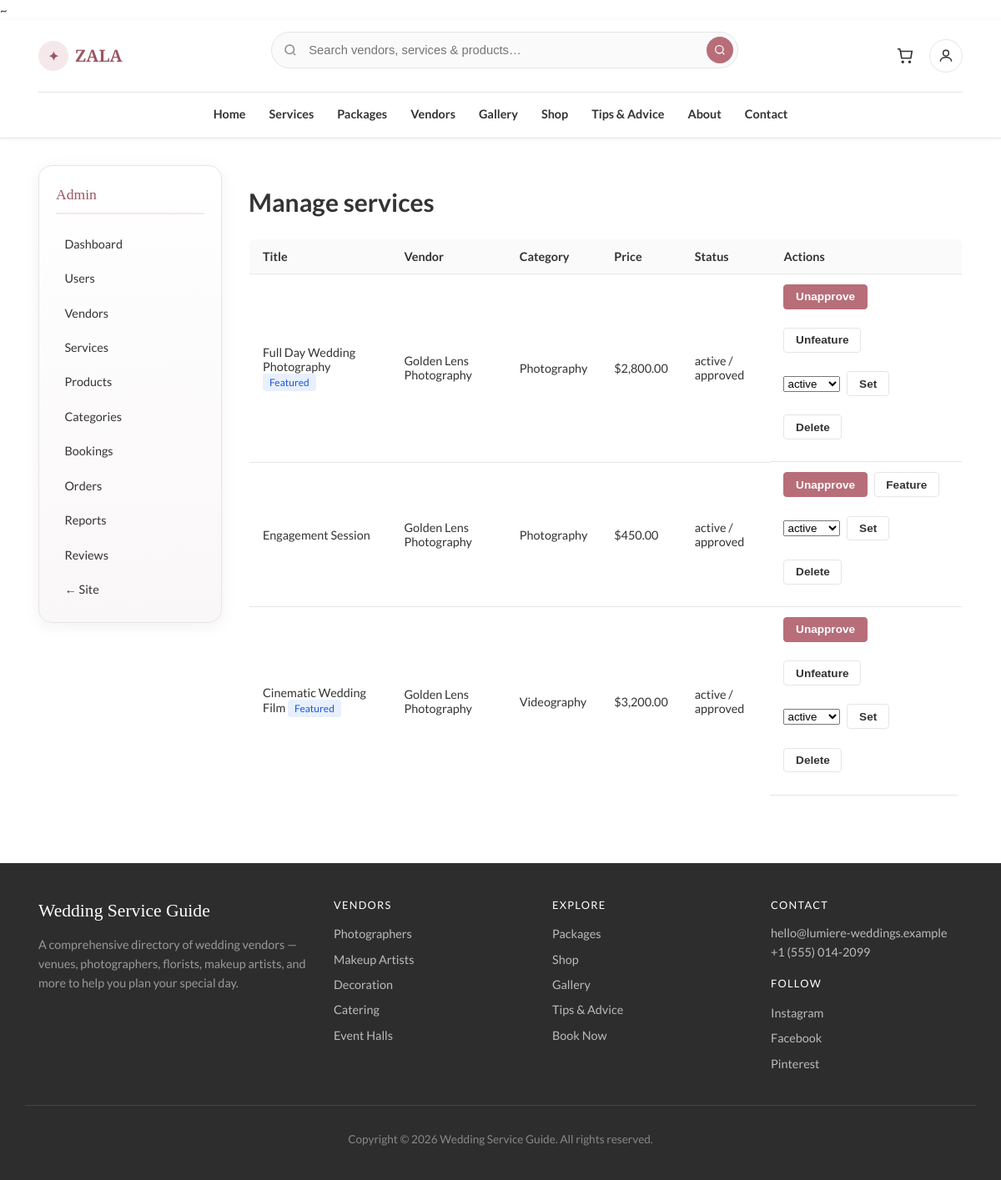
Screenshot of /admin/services.php (signed in) with the database file from the repository.
### tables this page shows
CREATE TABLE services (
    id INT UNSIGNED AUTO_INCREMENT PRIMARY KEY,
    vendor_id INT UNSIGNED NOT NULL,
    category_id INT UNSIGNED NOT NULL,
    title VARCHAR(200) NOT NULL,
    slug VARCHAR(220) NOT NULL UNIQUE,
    description TEXT,
    price DECIMAL(12,2) NOT NULL DEFAULT 0,
    duration_hours INT UNSIGNED DEFAULT NULL,
    location VARCHAR(120) DEFAULT NULL,
    image VARCHAR(255) DEFAULT NULL,
    available_dates TEXT,
    package_details TEXT,
    portfolio_images TEXT,
    is_featured TINYINT(1) NOT NULL DEFAULT 0,
    is_approved TINYINT(1) NOT NULL DEFAULT 0,
    status ENUM('draft', 'active', 'inactive') NOT NULL DEFAULT 'draft',
    created_at TIMESTAMP DEFAULT CURRENT_TIMESTAMP,
    FOREIGN KEY (vendor_id) REFERENCES vendors(id) ON DELETE CASCADE,
    FOREIGN KEY (category_id) REFERENCES service_categories(id),
    INDEX idx_services_category (category_id),
    INDEX idx_services_vendor (vendor_id)
);

CREATE TABLE vendors (
    id INT UNSIGNED AUTO_INCREMENT PRIMARY KEY,
    user_id INT UNSIGNED NOT NULL UNIQUE,
    business_name VARCHAR(150) NOT NULL,
    slug VARCHAR(160) NOT NULL UNIQUE,
    description TEXT,
    location VARCHAR(120) DEFAULT NULL,
    phone VARCHAR(30) DEFAULT NULL,
    website VARCHAR(255) DEFAULT NULL,
    logo VARCHAR(255) DEFAULT NULL,
    rating_avg DECIMAL(3,2) NOT NULL DEFAULT 0,
    rating_count INT UNSIGNED NOT NULL DEFAULT 0,
    is_approved TINYINT(1) NOT NULL DEFAULT 0,
    created_at TIMESTAMP DEFAULT CURRENT_TIMESTAMP,
    FOREIGN KEY (user_id) REFERENCES users(id) ON DELETE CASCADE
);

CREATE TABLE service_categories (
    id INT UNSIGNED AUTO_INCREMENT PRIMARY KEY,
    name VARCHAR(100) NOT NULL,
    slug VARCHAR(120) NOT NULL UNIQUE,
    icon VARCHAR(50) DEFAULT NULL,
    sort_order INT NOT NULL DEFAULT 0
);

### includes/db.php (called while the page is built, shortened)
~<?php
function db(): PDO
{
    static $pdo = null;
    if ($pdo instanceof PDO) {
        return $pdo;
    }
    $config = require dirname(__DIR__) . '/config.php';
    $db = $config['database'];
    $dsn = sprintf(
        'mysql:host=%s;port=%d;dbname=%s;charset=utf8mb4',
        $db['host'],
        (int) $db['port'],
        $db['name']
    );
    $pdo = new PDO($dsn, $db['user'], $db['pass'], [
        PDO::ATTR_ERRMODE            => PDO::ERRMODE_EXCEPTION,
        PDO::ATTR_DEFAULT_FETCH_MODE => PDO::FETCH_ASSOC,
        PDO::ATTR_EMULATE_PREPARES   => false,
    ]);
    return $pdo;
}

### includes/functions.php (called while the page is built, shortened)
<?php
function e(?string $value): string
{
    return htmlspecialchars((string) $value, ENT_QUOTES, 'UTF-8');
}
function format_money(float|string $amount): string
{
    $config = require dirname(__DIR__) . '/config.php';
    $symbol = $config['currency_symbol'] ?? '$';
    return $symbol . number_format((float) $amount, 2);
}

### config.php (called while the page is built)
<?php
return [
    'site_name'        => 'Wedding Service Guide',
    'tagline'          => 'Your complete wedding planning directory',
    'hero_title'       => 'Find the perfect vendors for your wedding',
    'hero_subtitle'    => 'Venues, photographers, makeup artists, catering, dresses, and more — all in one place.',
    'phone'            => '+1 (555) 014-2099',
    'email'            => 'hello@lumiere-weddings.example',
    'address'          => '128 Garden Lane, Bloom City',
    'currency_symbol'  => '$',
    'database'         => [
        'host' => '127.0.0.1',
        'port' => 3306,
        'name' => 'wedding_service',
        'user' => 'root',
        'pass' => '',
    ],
    'social' => [
        'instagram' => 'https://instagram.com/',
        'facebook'  => 'https://facebook.com/',
        'pinterest' => 'https://pinterest.com/',
    ],
];

### admin/services.php (the view, shortened to what this page needs)
<?php
$config = require dirname(__DIR__) . '/config.php';
require_once dirname(__DIR__) . '/includes/db.php';
require_once dirname(__DIR__) . '/includes/functions.php';
$services = db()->query(
    'SELECT s.*, v.business_name, c.name AS category_name FROM services s
     JOIN vendors v ON v.id = s.vendor_id JOIN service_categories c ON c.id = s.category_id
     ORDER BY s.created_at DESC'
)->fetchAll();
require dirname(__DIR__) . '/includes/admin_header.php';
?>
    <h1>Manage services</h1>
    <table class="data-table">
        <thead>
            <tr>
                <th>Title</th>
                <th>Vendor</th>
                <th>Category</th>
                <th>Price</th>
                <th>Status</th>
                <th>Actions</th>
            </tr>
        </thead>
        <tbody>
        <?php foreach ($services as $s) : ?>
            <tr>
                <td><?= e($s['title']) ?><?= $s['is_featured'] ? ' <span class="badge badge--info">Featured</span>' : '' ?></td>
                <td><?= e($s['business_name']) ?></td>
                <td><?= e($s['category_name']) ?></td>
                <td><?= format_money($s['price']) ?></td>
                <td><?= e($s['status']) ?> / <?= $s['is_approved'] ? 'approved' : 'pending' ?></td>
                <td class="table-actions">
                    <form method="post" class="inline-form">
                        <button type="submit" class="btn btn--primary btn--sm"><?= $s['is_approved'] ? 'Unapprove' : 'Approve' ?></button>
                    </form>
                    <form method="post" class="inline-form">
                        <button type="submit" class="btn btn--ghost btn--sm"><?= $s['is_featured'] ? 'Unfeature' : 'Feature' ?></button>
                    </form>
                    <form method="post" class="inline-form">
                        <select name="status">
                            <?php foreach (['active', 'draft', 'inactive'] as $st) : ?>
                                <option value="<?= e($st) ?>" <?= $s['status'] === $st ? 'selected' : '' ?>><?= e($st) ?></option>
                            <?php endforeach; ?>
                        </select>
                        <button type="submit" class="btn btn--ghost btn--sm">Set</button>
                    </form>
                    <form method="post" class="inline-form" onsubmit="return confirm('Delete service?');">
                        <button type="submit" class="btn btn--ghost btn--sm">Delete</button>
                    </form>
                </td>
            </tr>
        <?php endforeach; ?>
        </tbody>
    </table>
<?php require dirname(__DIR__) . '/includes/admin_footer.php'; ?>

### css/wedding.css (style rules this page uses)
:root { --white: #ffffff; --bg: #fafafa; --bg-alt: #f3f3f3; --text: #333333; --text-muted: #666666; --text-light: #888888; --rose: #b76e79; --rose-dark: #9a5560; --rose-light: #f5e8ea; --gold: #c4a35a; --border: #e5e5e5; --shadow: 0 2px 12px rgba(0, 0, 0, 0.08); --shadow-hover: 0 8px 24px rgba(0, 0, 0, 0.12); --radius: 4px; --radius-lg: 8px; --font-sans: "Lato", "Segoe UI", system-ui, sans-serif; --font-display: "Playfair Display", Georgia, serif; --shell: min(1140px, calc(100% - 2rem)); --header-h: 72px; }
*, *::before, *::after { box-sizing: border-box; }
html { scroll-behavior: smooth; }
body { margin: 0; font-family: var(--font-sans); font-size: 15px; line-height: 1.6; color: var(--text); background: var(--white); }
.btn { display: inline-flex; align-items: center; justify-content: center; padding: 0.6rem 1.25rem; font-size: 0.9rem; font-weight: 600; border-radius: var(--radius); border: 1px solid transparent; cursor: pointer; text-decoration: none !important; transition: background 0.2s, color 0.2s, border-color 0.2s; }
.btn--primary { background: var(--rose); color: #fff !important; border-color: var(--rose); }
.btn--ghost { background: var(--white); color: var(--text) !important; border-color: var(--border); }
.btn--sm { padding: 0.4rem 0.85rem; font-size: 0.85rem; }
.data-table { width: 100%; border-collapse: collapse; background: var(--white); border: 1px solid var(--border); border-radius: var(--radius-lg); overflow: hidden; font-size: 0.9rem; }
.data-table th, .data-table td { padding: 0.75rem 1rem; border-bottom: 1px solid var(--border); text-align: left; }
.data-table th { background: var(--bg); font-weight: 600; color: var(--text); }
.badge { display: inline-block; padding: 0.2rem 0.5rem; font-size: 0.75rem; background: var(--rose-light); color: var(--rose-dark); border-radius: var(--radius); }
.inline-form { display: inline-flex; gap: 0.5rem; align-items: center; flex-wrap: wrap; }
:root { --radius-xl: 16px; --dash-shadow: 0 4px 20px rgba(0, 0, 0, 0.06); }
.action-row, .table-actions { display: flex; flex-wrap: wrap; gap: 0.5rem; align-items: center; }
.badge--info { background: #e8f0fe; color: #1a56db; }

### rows the page displays
services: title "Full Day Wedding Photography", is_featured "Featured", vendor.business_name "Golden Lens Photography", category.name "Photography", price "$2,800.00", status "active", is_approved "approved"
services: title "Engagement Session", vendor.business_name "Golden Lens Photography", category.name "Photography", price "$450.00", status "active", is_approved "approved", is_featured "Feature"
services: title "Cinematic Wedding Film", is_featured "Featured", vendor.business_name "Golden Lens Photography", category.name "Videography", price "$3,200.00", status "active", is_approved "approved"

### other values shown
$siteName "Wedding Service Guide"
$email "hello@lumiere-weddings.example"
$phone "+1 (555) 014-2099"
form field status "active"
